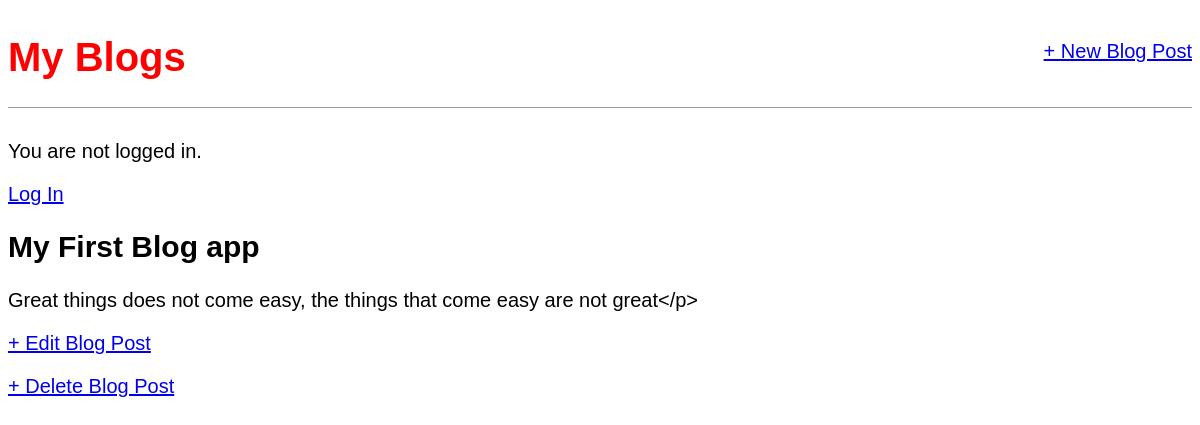
Screenshot of /post/12/ with the database file from the repository.
### blogs/models.py (models this page shows, shortened)
class Post(models.Model):
    title = models.CharField(max_length=200)
    author = models.ForeignKey('auth.User', on_delete=models.CASCADE,)
    body = models.TextField()

### blogs/views.py (the view)
# urls.py: path('post/<int:pk>/', BlogDetailView.as_view(), name='post_detail'),
class BlogDetailView(DetailView):
    model = Post
    template_name = 'post_detail.html'

### templates/post_detail.html
{% extends 'base.html' %}
{% block content %}
    <div class = "post_entry">
        <h2>{{ post.title }}</h2>
        <p>{{ post.body }}</p>
    </div>
    <p><a href="{% url 'post_edit' post.pk %}">+ Edit Blog Post</a></p>
    <p><a href="{% url 'post_delete' post.pk %}">+ Delete Blog Post</a></p>
{% endblock content %}

### static/css/base.css (style rules this page uses)
body { font-family: 'Source Sans Pro', sans-serif; font-size: 20px; }

### rows the page displays
Post: title "My First Blog app", body "Great things does not come easy, the things that come easy are not great</p>"
